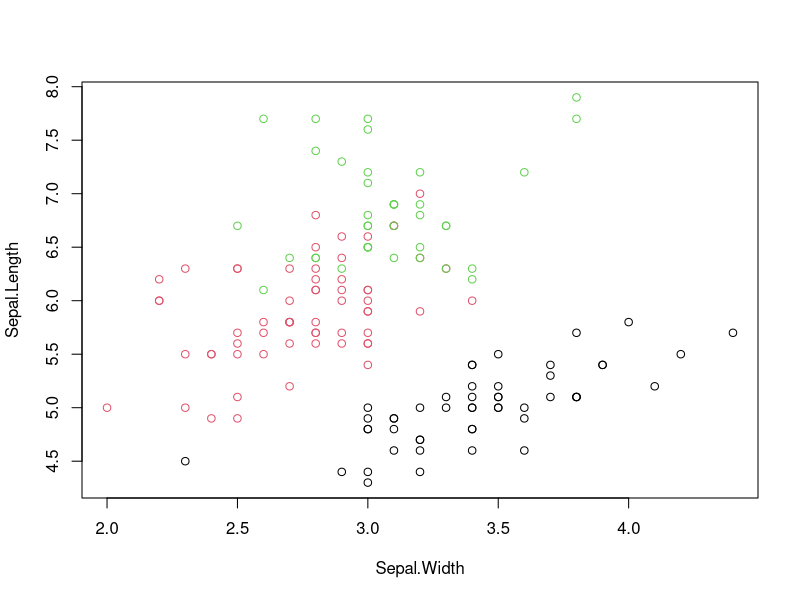

Generate this figure with R:
data("iris")

result <- kmeans(iris[1:4],3)

result$cluster
result$withinss
result$centers

plot(Sepal.Length ~ Sepal.Width,data = iris,col = result$cluster)
